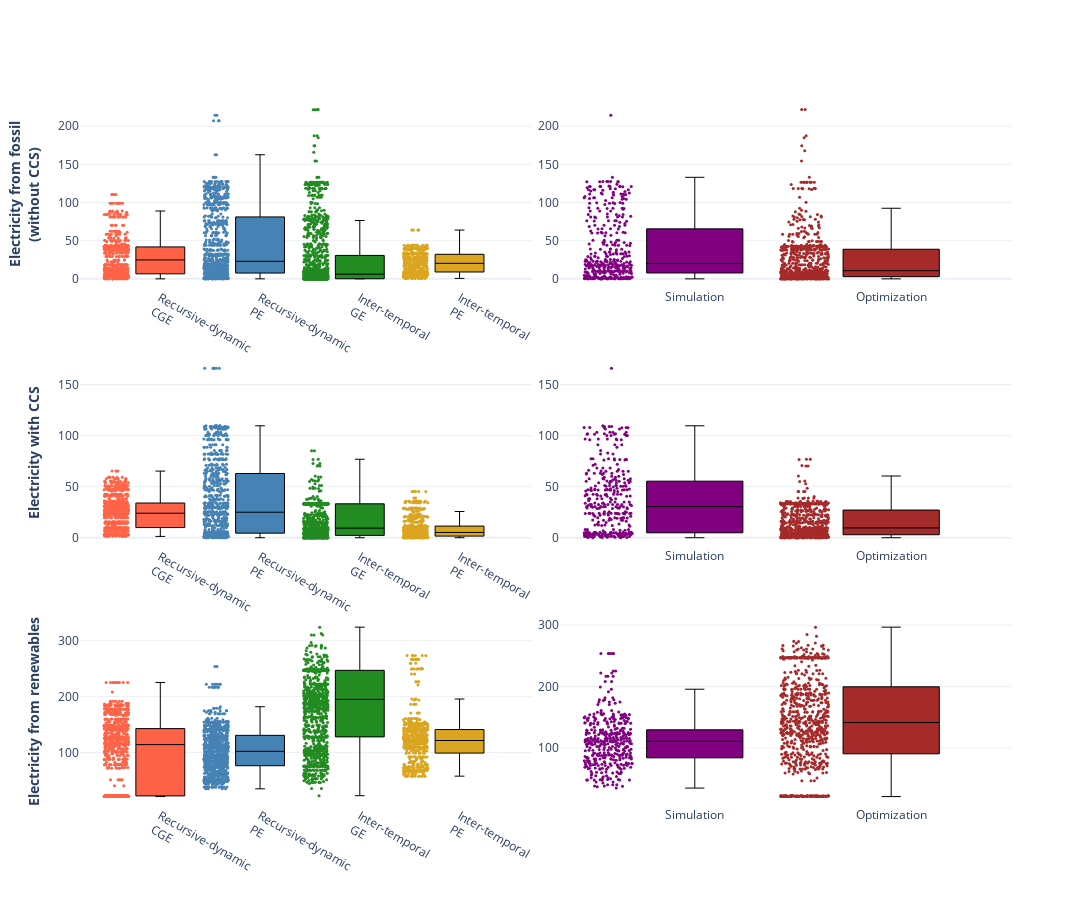

The notebook cell saved with this chart:
### Code cell
cols = ['tomato', 'steelblue', 'forestgreen', 'goldenrod']
cols2 = ['purple', 'brown']

fig = make_subplots(
    rows=3, cols=2,
    horizontal_spacing = 0.03,
    vertical_spacing=0.10,
    specs = [[{"type": "box"},{"type": "box"}], [{"type": "box"},{"type": "box"}], [{"type": "box"},{"type": "box"}]],
    #subplot_titles=('Electricity from fossil (without CCS)', '', 'Electricity with CCS', '', 'Electricity from renewables')
)

for var_i, var in enumerate(['Secondary Energy|Electricity|Coal+Gas|w/o CCS', 'Secondary Energy|Electricity|w/ CCS', 'Secondary Energy|Electricity|Renewables (incl. Biomass)']):
    data = []
    for mods_group_i, mods_group in enumerate([mods_rd_cge, mods_rd_pe, mods_it_ge, mods_it_pe]):
        datlist = []
        for model in mods_group:
            datlist = datlist+list(np.random.choice(np.array(XRraw.sel(Variable=var, Time=year, ModelScenario=modscens[mods == model]).Value), size=300))
        data.append(datlist)
    data2 = []
    for mods_group_i, mods_group in enumerate([mods_sim, mods_opt]):
        datlist = []
        for model in mods_group:
            try:
                datlist = datlist+list(np.random.choice(np.array(XRraw.sel(Variable=var, Time=year, ModelScenario=modscens[mods == model]).Value), size=100))
            except:
                print(model)
                continue
        data2.append(datlist)

    for mods_group_i, mods_group in enumerate([mods_rd_cge, mods_rd_pe, mods_it_ge, mods_it_pe]):
        fig.add_trace(go.Box(y=data[mods_group_i],
                            name=["Recursive-dynamic<br>CGE", "Recursive-dynamic<br>PE", "Inter-temporal<br>GE",  "Inter-temporal<br>PE"][mods_group_i],
                            fillcolor=cols[mods_group_i],
                            line_color='black',
                            marker=dict(color=cols[mods_group_i]), boxpoints='all', jitter=0.5, pointpos=-1.8, whiskerwidth=0.2, marker_size=3, line_width=1, showlegend=False), 1+var_i, 1)
    for mods_group_i, mods_group in enumerate([mods_sim, mods_opt]):
        fig.add_trace(go.Box(y=data2[mods_group_i],
                            name=["Simulation", "Optimization"][mods_group_i],
                            fillcolor=cols2[mods_group_i],
                            line_color='black',
                            marker=dict(color=cols2[mods_group_i]), boxpoints='all', jitter=0.5, pointpos=-1.8, whiskerwidth=0.2, marker_size=3, line_width=1, showlegend=False), 1+var_i, 2)

fig.update_yaxes(title='<b>Electricity from fossil<br>(without CCS)</b>', col=1,row=1)
fig.update_yaxes(title='<b>Electricity with CCS</b>', col=1,row=2)
fig.update_yaxes(title='<b>Electricity from renewables</b>', col=1,row=3)

fig.update_layout(height=900, width=1600, template='plotly_white')
fig.show()

### Figure 1 — Plotly figure (JSON) as saved in the notebook; plotly's stock layout.template omitted (floating-point values rounded to 4 significant figures; data arrays with more than 128 entries replaced by an {"elided": "..."} marker saying what was removed)
{"data": [{"boxpoints": "all", "fillcolor": "tomato", "jitter": 0.5, "line": {"color": "black", "width": 1}, "marker": {"color": "tomato", "size": 3}, "name": "Recursive-dynamic<br>CGE", "pointpos": -1.8, "showlegend": false, "type": "box", "whiskerwidth": 0.2, "xaxis": "x", "y": {"elided": "900 float values"}, "yaxis": "y"}, {"boxpoints": "all", "fillcolor": "steelblue", "jitter": 0.5, "line": {"color": "black", "width": 1}, "marker": {"color": "steelblue", "size": 3}, "name": "Recursive-dynamic<br>PE", "pointpos": -1.8, "showlegend": false, "type": "box", "whiskerwidth": 0.2, "xaxis": "x", "y": {"elided": "900 float values"}, "yaxis": "y"}, {"boxpoints": "all", "fillcolor": "forestgreen", "jitter": 0.5, "line": {"color": "black", "width": 1}, "marker": {"color": "forestgreen", "size": 3}, "name": "Inter-temporal<br>GE", "pointpos": -1.8, "showlegend": false, "type": "box", "whiskerwidth": 0.2, "xaxis": "x", "y": {"elided": "1200 float values"}, "yaxis": "y"}, {"boxpoints": "all", "fillcolor": "goldenrod", "jitter": 0.5, "line": {"color": "black", "width": 1}, "marker": {"color": "goldenrod", "size": 3}, "name": "Inter-temporal<br>PE", "pointpos": -1.8, "showlegend": false, "type": "box", "whiskerwidth": 0.2, "xaxis": "x", "y": {"elided": "600 float values"}, "yaxis": "y"}, {"boxpoints": "all", "fillcolor": "purple", "jitter": 0.5, "line": {"color": "black", "width": 1}, "marker": {"color": "purple", "size": 3}, "name": "Simulation", "pointpos": -1.8, "showlegend": false, "type": "box", "whiskerwidth": 0.2, "xaxis": "x2", "y": {"elided": "400 float values"}, "yaxis": "y2"}, {"boxpoints": "all", "fillcolor": "brown", "jitter": 0.5, "line": {"color": "black", "width": 1}, "marker": {"color": "brown", "size": 3}, "name": "Optimization", "pointpos": -1.8, "showlegend": false, "type": "box", "whiskerwidth": 0.2, "xaxis": "x2", "y": {"elided": "800 float values"}, "yaxis": "y2"}, {"boxpoints": "all", "fillcolor": "tomato", "jitter": 0.5, "line": {"color": "black", "width": 1}, "marker": {"color": "tomato", "size": 3}, "name": "Recursive-dynamic<br>CGE", "pointpos": -1.8, "showlegend": false, "type": "box", "whiskerwidth": 0.2, "xaxis": "x3", "y": {"elided": "900 float values"}, "yaxis": "y3"}, {"boxpoints": "all", "fillcolor": "steelblue", "jitter": 0.5, "line": {"color": "black", "width": 1}, "marker": {"color": "steelblue", "size": 3}, "name": "Recursive-dynamic<br>PE", "pointpos": -1.8, "showlegend": false, "type": "box", "whiskerwidth": 0.2, "xaxis": "x3", "y": {"elided": "900 float values"}, "yaxis": "y3"}, {"boxpoints": "all", "fillcolor": "forestgreen", "jitter": 0.5, "line": {"color": "black", "width": 1}, "marker": {"color": "forestgreen", "size": 3}, "name": "Inter-temporal<br>GE", "pointpos": -1.8, "showlegend": false, "type": "box", "whiskerwidth": 0.2, "xaxis": "x3", "y": {"elided": "1200 float values"}, "yaxis": "y3"}, {"boxpoints": "all", "fillcolor": "goldenrod", "jitter": 0.5, "line": {"color": "black", "width": 1}, "marker": {"color": "goldenrod", "size": 3}, "name": "Inter-temporal<br>PE", "pointpos": -1.8, "showlegend": false, "type": "box", "whiskerwidth": 0.2, "xaxis": "x3", "y": {"elided": "600 float values"}, "yaxis": "y3"}, {"boxpoints": "all", "fillcolor": "purple", "jitter": 0.5, "line": {"color": "black", "width": 1}, "marker": {"color": "purple", "size": 3}, "name": "Simulation", "pointpos": -1.8, "showlegend": false, "type": "box", "whiskerwidth": 0.2, "xaxis": "x4", "y": {"elided": "400 float values"}, "yaxis": "y4"}, {"boxpoints": "all", "fillcolor": "brown", "jitter": 0.5, "line": {"color": "black", "width": 1}, "marker": {"color": "brown", "size": 3}, "name": "Optimization", "pointpos": -1.8, "showlegend": false, "type": "box", "whiskerwidth": 0.2, "xaxis": "x4", "y": {"elided": "800 float values"}, "yaxis": "y4"}, {"boxpoints": "all", "fillcolor": "tomato", "jitter": 0.5, "line": {"color": "black", "width": 1}, "marker": {"color": "tomato", "size": 3}, "name": "Recursive-dynamic<br>CGE", "pointpos": -1.8, "showlegend": false, "type": "box", "whiskerwidth": 0.2, "xaxis": "x5", "y": {"elided": "900 float values"}, "yaxis": "y5"}, {"boxpoints": "all", "fillcolor": "steelblue", "jitter": 0.5, "line": {"color": "black", "width": 1}, "marker": {"color": "steelblue", "size": 3}, "name": "Recursive-dynamic<br>PE", "pointpos": -1.8, "showlegend": false, "type": "box", "whiskerwidth": 0.2, "xaxis": "x5", "y": {"elided": "900 float values"}, "yaxis": "y5"}, {"boxpoints": "all", "fillcolor": "forestgreen", "jitter": 0.5, "line": {"color": "black", "width": 1}, "marker": {"color": "forestgreen", "size": 3}, "name": "Inter-temporal<br>GE", "pointpos": -1.8, "showlegend": false, "type": "box", "whiskerwidth": 0.2, "xaxis": "x5", "y": {"elided": "1200 float values"}, "yaxis": "y5"}, {"boxpoints": "all", "fillcolor": "goldenrod", "jitter": 0.5, "line": {"color": "black", "width": 1}, "marker": {"color": "goldenrod", "size": 3}, "name": "Inter-temporal<br>PE", "pointpos": -1.8, "showlegend": false, "type": "box", "whiskerwidth": 0.2, "xaxis": "x5", "y": {"elided": "600 float values"}, "yaxis": "y5"}, {"boxpoints": "all", "fillcolor": "purple", "jitter": 0.5, "line": {"color": "black", "width": 1}, "marker": {"color": "purple", "size": 3}, "name": "Simulation", "pointpos": -1.8, "showlegend": false, "type": "box", "whiskerwidth": 0.2, "xaxis": "x6", "y": {"elided": "400 float values"}, "yaxis": "y6"}, {"boxpoints": "all", "fillcolor": "brown", "jitter": 0.5, "line": {"color": "black", "width": 1}, "marker": {"color": "brown", "size": 3}, "name": "Optimization", "pointpos": -1.8, "showlegend": false, "type": "box", "whiskerwidth": 0.2, "xaxis": "x6", "y": {"elided": "800 float values"}, "yaxis": "y6"}], "layout": {"height": 900, "width": 1600, "xaxis": {"anchor": "y", "domain": [0, 0.485]}, "xaxis2": {"anchor": "y2", "domain": [0.515, 1]}, "xaxis3": {"anchor": "y3", "domain": [0, 0.485]}, "xaxis4": {"anchor": "y4", "domain": [0.515, 1]}, "xaxis5": {"anchor": "y5", "domain": [0, 0.485]}, "xaxis6": {"anchor": "y6", "domain": [0.515, 1]}, "yaxis": {"anchor": "x", "domain": [0.7333, 1], "title": {"text": "<b>Electricity from fossil<br>(without CCS)</b>"}}, "yaxis2": {"anchor": "x2", "domain": [0.7333, 1]}, "yaxis3": {"anchor": "x3", "domain": [0.3667, 0.6333], "title": {"text": "<b>Electricity with CCS</b>"}}, "yaxis4": {"anchor": "x4", "domain": [0.3667, 0.6333]}, "yaxis5": {"anchor": "x5", "domain": [0, 0.2667], "title": {"text": "<b>Electricity from renewables</b>"}}, "yaxis6": {"anchor": "x6", "domain": [0, 0.2667]}}}
